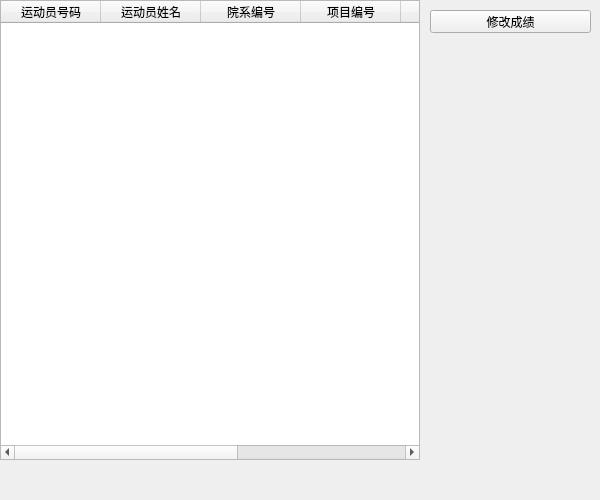
<?xml version="1.0" encoding="UTF-8"?>
<ui version="4.0">
 <class>referee_handle_complaint</class>
 <widget class="QWidget" name="referee_handle_complaint">
  <property name="geometry">
   <rect>
    <x>0</x>
    <y>0</y>
    <width>600</width>
    <height>500</height>
   </rect>
  </property>
  <property name="windowTitle">
   <string>referee_handle_complaint</string>
  </property>
  <widget class="QPushButton" name="pushButton">
   <property name="geometry">
    <rect>
     <x>430</x>
     <y>10</y>
     <width>161</width>
     <height>23</height>
    </rect>
   </property>
   <property name="text">
    <string>修改成绩</string>
   </property>
  </widget>
  <widget class="QTableWidget" name="tableWidget">
   <property name="geometry">
    <rect>
     <x>0</x>
     <y>0</y>
     <width>420</width>
     <height>460</height>
    </rect>
   </property>
   <column>
    <property name="text">
     <string>运动员号码</string>
    </property>
   </column>
   <column>
    <property name="text">
     <string>运动员姓名</string>
    </property>
   </column>
   <column>
    <property name="text">
     <string>院系编号</string>
    </property>
   </column>
   <column>
    <property name="text">
     <string>项目编号</string>
    </property>
   </column>
   <column>
    <property name="text">
     <string>分数</string>
    </property>
   </column>
   <column>
    <property name="text">
     <string>名次</string>
    </property>
   </column>
   <column>
    <property name="text">
     <string>复核状态</string>
    </property>
   </column>
  </widget>
 </widget>
 <resources/>
 <connections>
  <connection>
   <sender>pushButton</sender>
   <signal>clicked()</signal>
   <receiver>referee_handle_complaint</receiver>
   <slot>slot1()</slot>
   <hints>
    <hint type="sourcelabel">
     <x>494</x>
     <y>18</y>
    </hint>
    <hint type="destinationlabel">
     <x>493</x>
     <y>51</y>
    </hint>
   </hints>
  </connection>
 </connections>
 <slots>
  <slot>slot1()</slot>
 </slots>
</ui>
